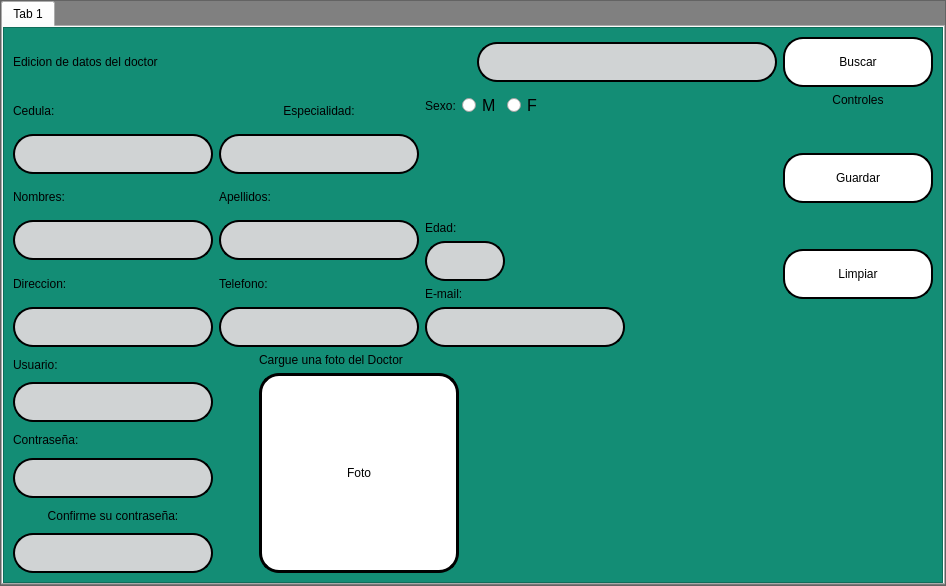
<?xml version="1.0" encoding="UTF-8"?>
<ui version="4.0">
 <class>MainWindow</class>
 <widget class="QMainWindow" name="MainWindow">
  <property name="geometry">
   <rect>
    <x>0</x>
    <y>0</y>
    <width>946</width>
    <height>586</height>
   </rect>
  </property>
  <property name="windowTitle">
   <string>MainWindow</string>
  </property>
  <widget class="QWidget" name="centralwidget">
   <layout class="QVBoxLayout" name="verticalLayout_20">
    <property name="spacing">
     <number>0</number>
    </property>
    <property name="leftMargin">
     <number>0</number>
    </property>
    <property name="topMargin">
     <number>0</number>
    </property>
    <property name="rightMargin">
     <number>0</number>
    </property>
    <property name="bottomMargin">
     <number>0</number>
    </property>
    <item>
     <widget class="QFrame" name="frame">
      <property name="styleSheet">
       <string notr="true">QFrame{
background-color:gray;
}</string>
      </property>
      <property name="frameShape">
       <enum>QFrame::StyledPanel</enum>
      </property>
      <property name="frameShadow">
       <enum>QFrame::Raised</enum>
      </property>
      <layout class="QVBoxLayout" name="verticalLayout">
       <property name="spacing">
        <number>0</number>
       </property>
       <property name="leftMargin">
        <number>0</number>
       </property>
       <property name="topMargin">
        <number>0</number>
       </property>
       <property name="rightMargin">
        <number>0</number>
       </property>
       <property name="bottomMargin">
        <number>0</number>
       </property>
       <item>
        <widget class="QTabWidget" name="tabWidget">
         <property name="currentIndex">
          <number>0</number>
         </property>
         <widget class="QWidget" name="tab">
          <attribute name="title">
           <string>Tab 1</string>
          </attribute>
          <layout class="QVBoxLayout" name="verticalLayout_2">
           <property name="leftMargin">
            <number>0</number>
           </property>
           <property name="topMargin">
            <number>0</number>
           </property>
           <property name="rightMargin">
            <number>0</number>
           </property>
           <property name="bottomMargin">
            <number>0</number>
           </property>
           <item>
            <widget class="QFrame" name="frame_3">
             <property name="styleSheet">
              <string notr="true">QFrame{
background-color:#138D75;
	font: 12pt &quot;Microsoft Sans Serif&quot;;
}
QTableWidget{
color:rgb(0,0,0);
gridline-color:rgb(0,206,151);
font-size:12pt;
}
QHeaderView::section{
background-color:rgb(0,206,151);
border:1px solid rgb(0,0,0);
font-size:12pt;
}
QTbaleWidget QTableCornerButton::section{
background-color:rgb(0,0,0);
border:1px solid  rgb(0,206,151);
}
QLineEdit{
border:2px solid rgb(0,0,0);
border-radius:20px;
background-color:#D0D3D4;
	font: 12pt &quot;Microsoft Sans Serif&quot;;
}
QPushButton{
border-radius:20px;
border:2px solid rgb(0,0,0);
background-color:white;
}
QPushButton:hover{
	background-color:#CB4335;
}</string>
             </property>
             <property name="frameShape">
              <enum>QFrame::StyledPanel</enum>
             </property>
             <property name="frameShadow">
              <enum>QFrame::Raised</enum>
             </property>
             <layout class="QVBoxLayout" name="verticalLayout_21">
              <item>
               <layout class="QHBoxLayout" name="horizontalLayout_6">
                <item>
                 <widget class="QLabel" name="label_4">
                  <property name="text">
                   <string>Edicion de datos del doctor</string>
                  </property>
                 </widget>
                </item>
                <item>
                 <spacer name="horizontalSpacer_6">
                  <property name="orientation">
                   <enum>Qt::Horizontal</enum>
                  </property>
                  <property name="sizeHint" stdset="0">
                   <size>
                    <width>40</width>
                    <height>20</height>
                   </size>
                  </property>
                 </spacer>
                </item>
                <item>
                 <widget class="QLineEdit" name="in_query">
                  <property name="minimumSize">
                   <size>
                    <width>300</width>
                    <height>40</height>
                   </size>
                  </property>
                  <property name="maximumSize">
                   <size>
                    <width>300</width>
                    <height>40</height>
                   </size>
                  </property>
                 </widget>
                </item>
                <item>
                 <widget class="QPushButton" name="btn_query">
                  <property name="minimumSize">
                   <size>
                    <width>150</width>
                    <height>50</height>
                   </size>
                  </property>
                  <property name="maximumSize">
                   <size>
                    <width>150</width>
                    <height>50</height>
                   </size>
                  </property>
                  <property name="text">
                   <string>Buscar</string>
                  </property>
                 </widget>
                </item>
               </layout>
              </item>
              <item>
               <layout class="QHBoxLayout" name="horizontalLayout_12">
                <item>
                 <layout class="QVBoxLayout" name="verticalLayout_18">
                  <item>
                   <layout class="QHBoxLayout" name="horizontalLayout_10">
                    <item>
                     <layout class="QVBoxLayout" name="verticalLayout_15">
                      <item>
                       <widget class="QLabel" name="lbl_cedul_2">
                        <property name="text">
                         <string>Cedula:</string>
                        </property>
                       </widget>
                      </item>
                      <item>
                       <widget class="QLineEdit" name="in_cedula_2">
                        <property name="minimumSize">
                         <size>
                          <width>200</width>
                          <height>40</height>
                         </size>
                        </property>
                        <property name="maximumSize">
                         <size>
                          <width>200</width>
                          <height>40</height>
                         </size>
                        </property>
                        <property name="maxLength">
                         <number>20</number>
                        </property>
                       </widget>
                      </item>
                      <item>
                       <widget class="QLabel" name="lbl_name_2">
                        <property name="minimumSize">
                         <size>
                          <width>50</width>
                          <height>0</height>
                         </size>
                        </property>
                        <property name="maximumSize">
                         <size>
                          <width>80</width>
                          <height>16777215</height>
                         </size>
                        </property>
                        <property name="text">
                         <string>Nombres:</string>
                        </property>
                       </widget>
                      </item>
                      <item>
                       <widget class="QLineEdit" name="in_name_2">
                        <property name="minimumSize">
                         <size>
                          <width>200</width>
                          <height>40</height>
                         </size>
                        </property>
                        <property name="maximumSize">
                         <size>
                          <width>200</width>
                          <height>40</height>
                         </size>
                        </property>
                       </widget>
                      </item>
                      <item>
                       <widget class="QLabel" name="lbl_dir_2">
                        <property name="text">
                         <string>Direccion:</string>
                        </property>
                       </widget>
                      </item>
                      <item>
                       <widget class="QLineEdit" name="in_dir_2">
                        <property name="minimumSize">
                         <size>
                          <width>200</width>
                          <height>40</height>
                         </size>
                        </property>
                        <property name="maximumSize">
                         <size>
                          <width>200</width>
                          <height>40</height>
                         </size>
                        </property>
                       </widget>
                      </item>
                     </layout>
                    </item>
                    <item>
                     <layout class="QVBoxLayout" name="verticalLayout_16">
                      <item>
                       <widget class="QLabel" name="lbl_espec_2">
                        <property name="text">
                         <string>Especialidad:</string>
                        </property>
                        <property name="alignment">
                         <set>Qt::AlignCenter</set>
                        </property>
                       </widget>
                      </item>
                      <item>
                       <widget class="QLineEdit" name="in_espec_2">
                        <property name="minimumSize">
                         <size>
                          <width>200</width>
                          <height>40</height>
                         </size>
                        </property>
                        <property name="maximumSize">
                         <size>
                          <width>200</width>
                          <height>40</height>
                         </size>
                        </property>
                       </widget>
                      </item>
                      <item>
                       <widget class="QLabel" name="lbl_apell_2">
                        <property name="minimumSize">
                         <size>
                          <width>70</width>
                          <height>0</height>
                         </size>
                        </property>
                        <property name="text">
                         <string>Apellidos:</string>
                        </property>
                       </widget>
                      </item>
                      <item>
                       <widget class="QLineEdit" name="in_apell_2">
                        <property name="minimumSize">
                         <size>
                          <width>200</width>
                          <height>40</height>
                         </size>
                        </property>
                        <property name="maximumSize">
                         <size>
                          <width>200</width>
                          <height>40</height>
                         </size>
                        </property>
                       </widget>
                      </item>
                      <item>
                       <widget class="QLabel" name="lbl_number_2">
                        <property name="text">
                         <string>Telefono:</string>
                        </property>
                       </widget>
                      </item>
                      <item>
                       <widget class="QLineEdit" name="in_number_2">
                        <property name="minimumSize">
                         <size>
                          <width>200</width>
                          <height>40</height>
                         </size>
                        </property>
                        <property name="maximumSize">
                         <size>
                          <width>200</width>
                          <height>40</height>
                         </size>
                        </property>
                       </widget>
                      </item>
                     </layout>
                    </item>
                    <item>
                     <layout class="QVBoxLayout" name="verticalLayout_17">
                      <item>
                       <layout class="QHBoxLayout" name="horizontalLayout_9">
                        <item>
                         <widget class="QLabel" name="lbl_gen_2">
                          <property name="text">
                           <string>Sexo:</string>
                          </property>
                          <property name="alignment">
                           <set>Qt::AlignCenter</set>
                          </property>
                         </widget>
                        </item>
                        <item>
                         <widget class="QRadioButton" name="btn_m_2">
                          <property name="font">
                           <font>
                            <family>Microsoft Sans Serif</family>
                            <pointsize>12</pointsize>
                           </font>
                          </property>
                          <property name="styleSheet">
                           <string notr="true"/>
                          </property>
                          <property name="text">
                           <string>M</string>
                          </property>
                         </widget>
                        </item>
                        <item>
                         <widget class="QRadioButton" name="btn_f_2">
                          <property name="font">
                           <font>
                            <family>Microsoft Sans Serif</family>
                            <pointsize>12</pointsize>
                           </font>
                          </property>
                          <property name="text">
                           <string>F</string>
                          </property>
                         </widget>
                        </item>
                        <item>
                         <spacer name="horizontalSpacer_5">
                          <property name="orientation">
                           <enum>Qt::Horizontal</enum>
                          </property>
                          <property name="sizeHint" stdset="0">
                           <size>
                            <width>40</width>
                            <height>20</height>
                           </size>
                          </property>
                         </spacer>
                        </item>
                       </layout>
                      </item>
                      <item>
                       <spacer name="verticalSpacer_3">
                        <property name="orientation">
                         <enum>Qt::Vertical</enum>
                        </property>
                        <property name="sizeHint" stdset="0">
                         <size>
                          <width>219</width>
                          <height>32</height>
                         </size>
                        </property>
                       </spacer>
                      </item>
                      <item>
                       <widget class="QLabel" name="lbl_age_2">
                        <property name="text">
                         <string>Edad:</string>
                        </property>
                        <property name="alignment">
                         <set>Qt::AlignLeading|Qt::AlignLeft|Qt::AlignVCenter</set>
                        </property>
                       </widget>
                      </item>
                      <item>
                       <widget class="QLineEdit" name="in_age_2">
                        <property name="minimumSize">
                         <size>
                          <width>80</width>
                          <height>40</height>
                         </size>
                        </property>
                        <property name="maximumSize">
                         <size>
                          <width>60</width>
                          <height>16777215</height>
                         </size>
                        </property>
                        <property name="maxLength">
                         <number>2</number>
                        </property>
                        <property name="alignment">
                         <set>Qt::AlignCenter</set>
                        </property>
                        <property name="clearButtonEnabled">
                         <bool>false</bool>
                        </property>
                       </widget>
                      </item>
                      <item>
                       <widget class="QLabel" name="lbl_mail_2">
                        <property name="text">
                         <string>E-mail:</string>
                        </property>
                       </widget>
                      </item>
                      <item>
                       <widget class="QLineEdit" name="in_mail_2">
                        <property name="minimumSize">
                         <size>
                          <width>200</width>
                          <height>40</height>
                         </size>
                        </property>
                        <property name="maximumSize">
                         <size>
                          <width>200</width>
                          <height>40</height>
                         </size>
                        </property>
                       </widget>
                      </item>
                     </layout>
                    </item>
                   </layout>
                  </item>
                  <item>
                   <layout class="QHBoxLayout" name="horizontalLayout_11">
                    <item>
                     <layout class="QHBoxLayout" name="horizontalLayout_8">
                      <item>
                       <layout class="QVBoxLayout" name="verticalLayout_14">
                        <item>
                         <widget class="QLabel" name="lbl_user_2">
                          <property name="minimumSize">
                           <size>
                            <width>50</width>
                            <height>0</height>
                           </size>
                          </property>
                          <property name="text">
                           <string>Usuario:</string>
                          </property>
                         </widget>
                        </item>
                        <item>
                         <widget class="QLineEdit" name="in_user_2">
                          <property name="minimumSize">
                           <size>
                            <width>200</width>
                            <height>40</height>
                           </size>
                          </property>
                          <property name="maximumSize">
                           <size>
                            <width>200</width>
                            <height>16777215</height>
                           </size>
                          </property>
                         </widget>
                        </item>
                        <item>
                         <widget class="QLabel" name="lbl_password_3">
                          <property name="minimumSize">
                           <size>
                            <width>50</width>
                            <height>0</height>
                           </size>
                          </property>
                          <property name="text">
                           <string>Contraseña:</string>
                          </property>
                         </widget>
                        </item>
                        <item>
                         <widget class="QLineEdit" name="in_password_3">
                          <property name="minimumSize">
                           <size>
                            <width>200</width>
                            <height>40</height>
                           </size>
                          </property>
                          <property name="maximumSize">
                           <size>
                            <width>200</width>
                            <height>16777215</height>
                           </size>
                          </property>
                         </widget>
                        </item>
                        <item>
                         <widget class="QLabel" name="lbl_password_4">
                          <property name="minimumSize">
                           <size>
                            <width>50</width>
                            <height>0</height>
                           </size>
                          </property>
                          <property name="text">
                           <string>Confirme su contraseña:</string>
                          </property>
                          <property name="alignment">
                           <set>Qt::AlignCenter</set>
                          </property>
                         </widget>
                        </item>
                        <item>
                         <widget class="QLineEdit" name="in_password_4">
                          <property name="minimumSize">
                           <size>
                            <width>200</width>
                            <height>40</height>
                           </size>
                          </property>
                          <property name="maximumSize">
                           <size>
                            <width>200</width>
                            <height>40</height>
                           </size>
                          </property>
                         </widget>
                        </item>
                       </layout>
                      </item>
                      <item>
                       <layout class="QHBoxLayout" name="horizontalLayout_7">
                        <item>
                         <spacer name="horizontalSpacer_8">
                          <property name="orientation">
                           <enum>Qt::Horizontal</enum>
                          </property>
                          <property name="sizeHint" stdset="0">
                           <size>
                            <width>40</width>
                            <height>20</height>
                           </size>
                          </property>
                         </spacer>
                        </item>
                        <item>
                         <layout class="QVBoxLayout" name="verticalLayout_19">
                          <item>
                           <widget class="QLabel" name="lbl_foto_2">
                            <property name="text">
                             <string>Cargue una foto del Doctor</string>
                            </property>
                           </widget>
                          </item>
                          <item>
                           <widget class="QLabel" name="foto_2">
                            <property name="minimumSize">
                             <size>
                              <width>200</width>
                              <height>200</height>
                             </size>
                            </property>
                            <property name="maximumSize">
                             <size>
                              <width>200</width>
                              <height>200</height>
                             </size>
                            </property>
                            <property name="styleSheet">
                             <string notr="true">QFrame{
	background-color: rgb(255, 255, 255);
border: 3px solid rgb(0, 0, 0);
border-radius:20px;
}</string>
                            </property>
                            <property name="text">
                             <string>Foto</string>
                            </property>
                            <property name="alignment">
                             <set>Qt::AlignCenter</set>
                            </property>
                           </widget>
                          </item>
                         </layout>
                        </item>
                       </layout>
                      </item>
                     </layout>
                    </item>
                    <item>
                     <spacer name="horizontalSpacer_7">
                      <property name="orientation">
                       <enum>Qt::Horizontal</enum>
                      </property>
                      <property name="sizeHint" stdset="0">
                       <size>
                        <width>40</width>
                        <height>20</height>
                       </size>
                      </property>
                     </spacer>
                    </item>
                   </layout>
                  </item>
                 </layout>
                </item>
                <item>
                 <layout class="QVBoxLayout" name="verticalLayout_13">
                  <item>
                   <layout class="QVBoxLayout" name="verticalLayout_3">
                    <item>
                     <widget class="QLabel" name="label">
                      <property name="styleSheet">
                       <string notr="true">QLabel
{
border:0px;
}</string>
                      </property>
                      <property name="text">
                       <string>Controles</string>
                      </property>
                      <property name="alignment">
                       <set>Qt::AlignCenter</set>
                      </property>
                     </widget>
                    </item>
                    <item>
                     <spacer name="verticalSpacer_4">
                      <property name="orientation">
                       <enum>Qt::Vertical</enum>
                      </property>
                      <property name="sizeHint" stdset="0">
                       <size>
                        <width>20</width>
                        <height>40</height>
                       </size>
                      </property>
                     </spacer>
                    </item>
                    <item>
                     <widget class="QPushButton" name="btn_save">
                      <property name="minimumSize">
                       <size>
                        <width>150</width>
                        <height>50</height>
                       </size>
                      </property>
                      <property name="maximumSize">
                       <size>
                        <width>150</width>
                        <height>50</height>
                       </size>
                      </property>
                      <property name="text">
                       <string>Guardar</string>
                      </property>
                     </widget>
                    </item>
                    <item>
                     <spacer name="verticalSpacer_5">
                      <property name="orientation">
                       <enum>Qt::Vertical</enum>
                      </property>
                      <property name="sizeHint" stdset="0">
                       <size>
                        <width>20</width>
                        <height>40</height>
                       </size>
                      </property>
                     </spacer>
                    </item>
                    <item>
                     <widget class="QPushButton" name="btn_clear_2">
                      <property name="minimumSize">
                       <size>
                        <width>150</width>
                        <height>50</height>
                       </size>
                      </property>
                      <property name="maximumSize">
                       <size>
                        <width>150</width>
                        <height>50</height>
                       </size>
                      </property>
                      <property name="text">
                       <string>Limpiar</string>
                      </property>
                     </widget>
                    </item>
                    <item>
                     <spacer name="verticalSpacer_6">
                      <property name="orientation">
                       <enum>Qt::Vertical</enum>
                      </property>
                      <property name="sizeHint" stdset="0">
                       <size>
                        <width>20</width>
                        <height>40</height>
                       </size>
                      </property>
                     </spacer>
                    </item>
                   </layout>
                  </item>
                  <item>
                   <spacer name="verticalSpacer_7">
                    <property name="orientation">
                     <enum>Qt::Vertical</enum>
                    </property>
                    <property name="sizeHint" stdset="0">
                     <size>
                      <width>20</width>
                      <height>40</height>
                     </size>
                    </property>
                   </spacer>
                  </item>
                 </layout>
                </item>
               </layout>
              </item>
             </layout>
            </widget>
           </item>
          </layout>
         </widget>
        </widget>
       </item>
      </layout>
     </widget>
    </item>
   </layout>
  </widget>
  <widget class="QMenuBar" name="menubar">
   <property name="geometry">
    <rect>
     <x>0</x>
     <y>0</y>
     <width>946</width>
     <height>21</height>
    </rect>
   </property>
  </widget>
 </widget>
 <resources/>
 <connections/>
</ui>
